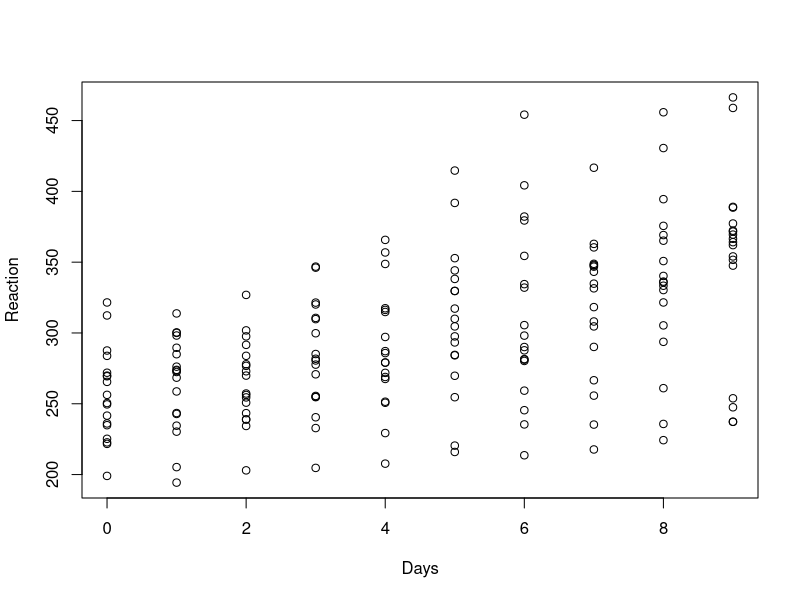
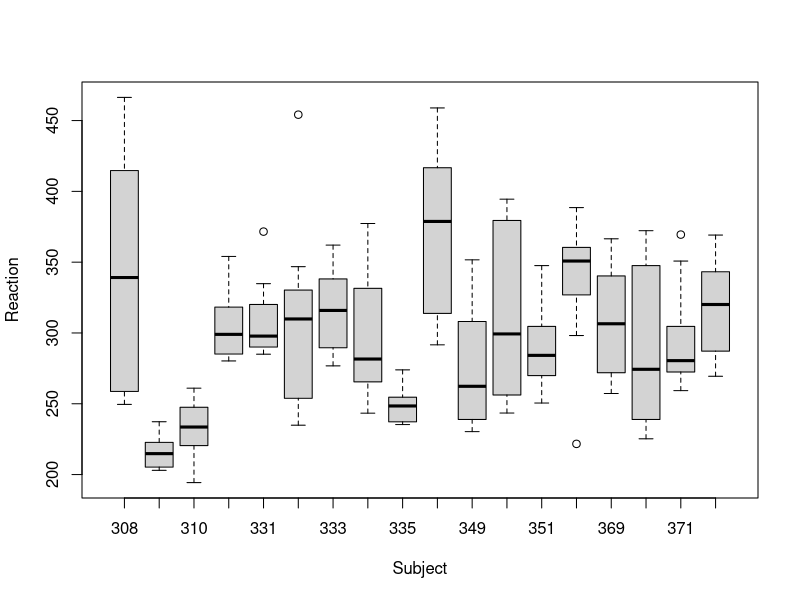
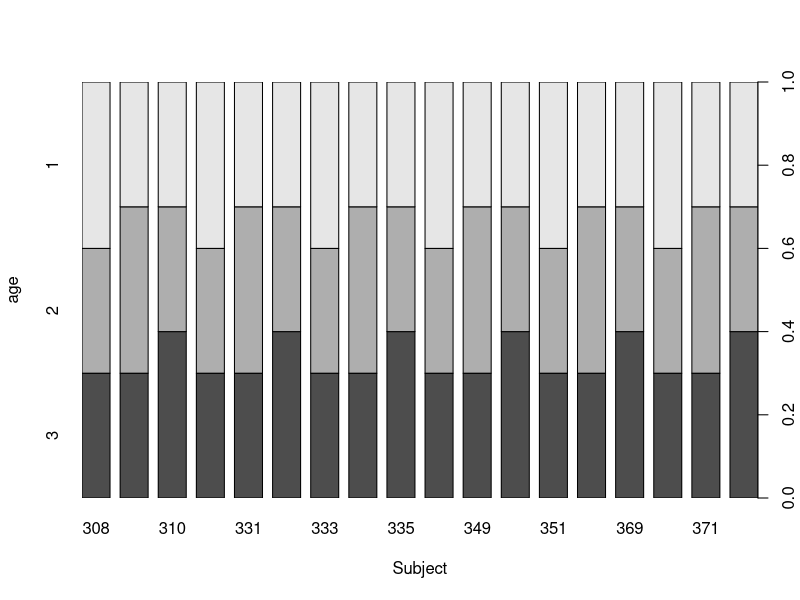
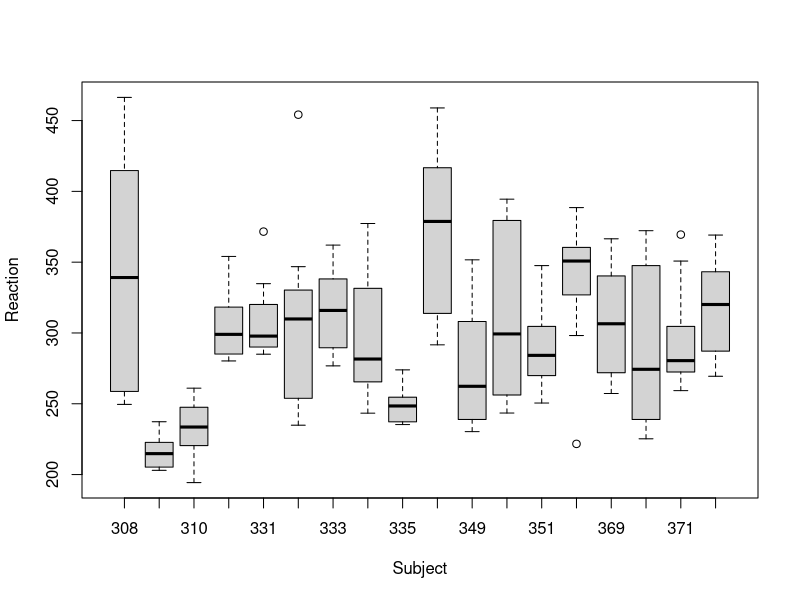
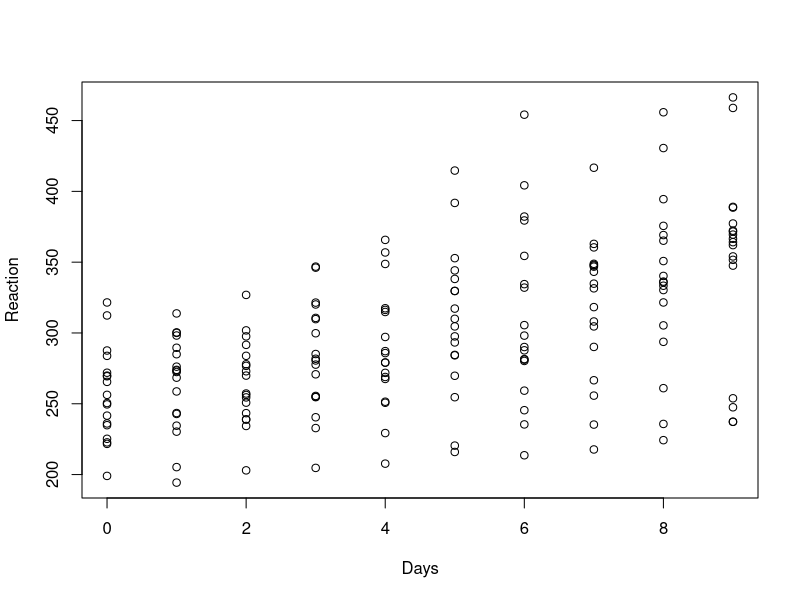
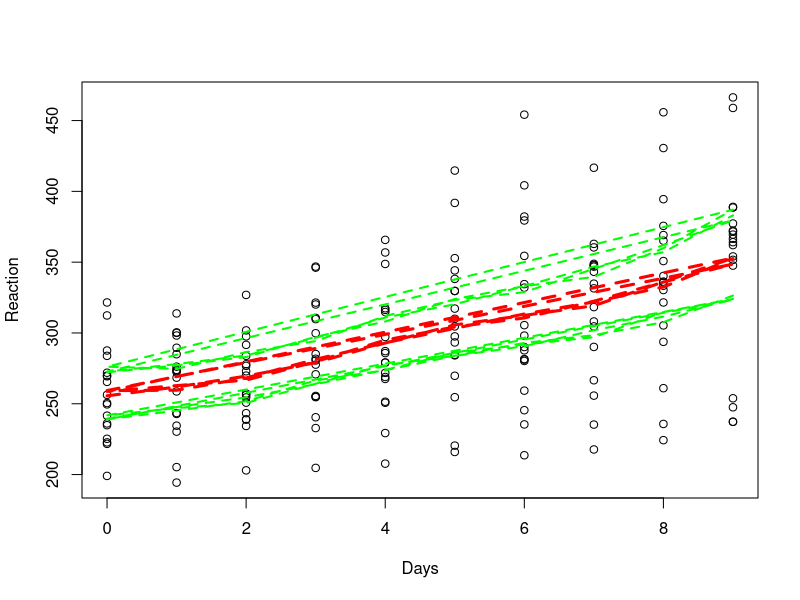

The R script that drew these images, in order:
# How to get effect when dropping one column??? Well here is a tutorial from: 
# https://stackoverflow.com/questions/34221564/non-conformable-arguments-error-from-lmer-when-trying-to-extract-information-fro
# I want to verify it makes sense, etc... 

library("lme4")
library("splines")
sleep <- sleepstudy  #get the sleep data
set.seed(1234567)
## next line happens to sample only 2 and 3 ...
sleep$age <- as.factor(sample(1:3,length(sleep),rep=TRUE))
length(levels(sleep$age))  ## 2
m4 <- lmer(Reaction ~ Days + ns(Days, df=4) +
             age + Days:age + (Days | Subject), sleep)

plot(Reaction~Days, data = sleep)
plot(Reaction~Subject, data = sleep)
plot(age~Subject, data = sleep)
plot(Reaction~Subject+Days, data = sleep)


## message; fixed-effect model matrix is 
##    rank deficient so dropping 1 column / coefficient
summary(m4)

f1 <- fixef(m4)
length(f1)  ## 7
f2 <- fixef(m4,add.dropped=TRUE)
length(f2)  ## 8

?getME
X <- getME(m4,"X")
ncol(X)  ## 7
(which.dropped <- attr(getME(m4,"X"),"col.dropped"))
## ns(Days, df = 4)4 
##             6

d <- 0:9  
## best to use data.frame() directly, avoid cbind()
##   generate age based on *actual* levels in data
newdat <- data.frame(Days=d,
                     age=factor(rep(levels(sleep$age),length(d))))

head(newdat)
mm <- model.matrix(formula(m4,fixed.only=TRUE)[-2], newdat)
mm <- mm[,-which.dropped]   ## drop redundant columns
## newdat$pred <- mm%*%fixef(m4)    ## works now

predFun <- function(x) predict(x,newdata=newdat,re.form=NA)
# This is where the prediction is
newdat$pred <- predFun(m4)
# Here are upper and lower
bb <- bootMer(m4,
              FUN=predFun,
              nsim=200)  
## nb. this produces an error message on its first run, 
## but not on subsequent runs (using the development version of lme4)
bb_ci <- as.data.frame(t(apply(bb$t,2,quantile,c(0.025,0.975))))
names(bb_ci) <- c("lwr","upr")
newdat <- cbind(newdat,bb_ci)

plot(Reaction~Days,sleep)
with(newdat,
     matlines(Days,cbind(pred,lwr,upr),
              col=c("red","green","green"),
              lty=2,
              lwd=c(3,2,2)))
?matlines

